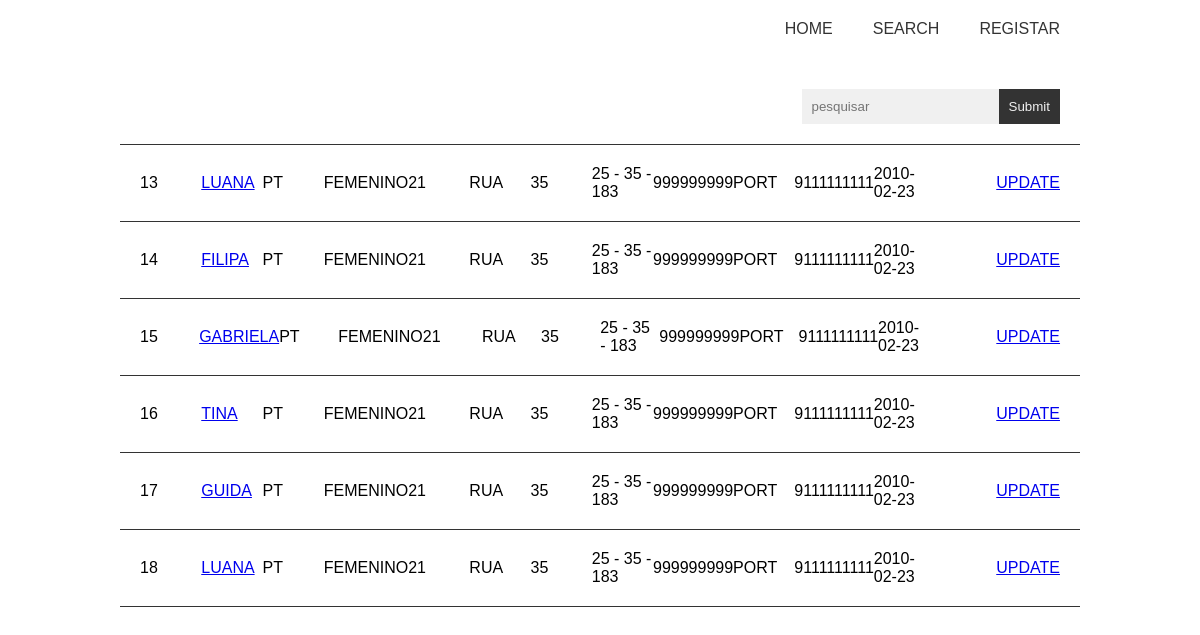
The app's page /search/modelo.php with its own data.
### tables this page shows
CREATE TABLE `modelo` (
  `idmodelo` int NOT NULL AUTO_INCREMENT,
  `nome` varchar(45) NOT NULL,
  `nacionalidade` varchar(45) NOT NULL,
  `genero` varchar(45) NOT NULL,
  `idade` int NOT NULL,
  `morada` varchar(45) NOT NULL,
  `quadril` float DEFAULT NULL,
  `busto` float DEFAULT NULL,
  `cintura` float DEFAULT NULL,
  `altura` float NOT NULL,
  `nif` varchar(45) NOT NULL,
  `codpais` varchar(45) NOT NULL,
  `telefone` varchar(45) NOT NULL,
  `datainicioagencia` date NOT NULL,
  `datafimagencia` varchar(45) DEFAULT NULL,
  PRIMARY KEY (`idmodelo`),
  UNIQUE KEY `idmodelo_UNIQUE` (`idmodelo`)
);

### database/MyConnect.php (called while the page is built, shortened)
<?php
class MyConnect
{
	private $conn;
	private $port;
	private static $instance = null;
	private function __construct($host = 'localhost', $user = 'root', $pass = 'Jfd2002%', $dbname = 'agencia',$port = '3306')
	{
		$this->host = $host;
		$this->user = $user;
		$this->pass = $pass;
		$this->dbname = $dbname;
			$this->conn = new PDO("mysql:host=".$this->host.";dbname=".$this->dbname, $this->user, $this->pass, $this->port);
			$this->conn->setAttribute(PDO::ATTR_ERRMODE, PDO::ERRMODE_EXCEPTION);
	}
	public static function getInstance($host = 'localhost', $user = 'root', $pass = 'Jfd2002%', $dbname = 'agencia' ,$port = '3306')
	{
		if (self::$instance == null) {
			self::$instance = new MyConnect($host, $user, $pass, $dbname,$port);
		}
		return self::$instance;
	}
	public function query(string $sql)
	{
		$stmt = $this->conn->prepare($sql);
		$stmt->execute();
		return $stmt;
	}
}

### database/WithDatabaseable.php (called while the page is built, shortened)
<?php
trait WithDatabaseable
{
    public static function search(array $colunas, array $operadores, array $valores): array
    {
        $table = strtolower(get_class());
        $connection = MyConnect::getInstance();
        $sql = "select * from " . $table;
        if (count($colunas) > 0) {
            $sql .=  " where ";
        }
        foreach ($colunas as $i => $coluna) {
            $sql .= $coluna . " " . $operadores[$i] . " '". $valores[$i] . "' ";
        }
        $results = $connection->query($sql);
        $properties = get_class_vars(get_class());
        $objects = [];
        while($row = $results->fetch()){
            $objects[] = new $class($row);
        }
        return $objects;
    }
}

### classes/Modelo.php (called while the page is built, shortened)
<?php
    class Modelo implements Databaseable
    {
        protected $idmodelo;
        protected $nome;
        protected $nacionalidade;
        protected $genero;
        protected $idade;
        protected $morada;
        protected $quadril;
        protected $busto;
        protected $cintura;
        protected $altura;
        protected $nif;
        protected $codpais;
        protected $telefone;
        protected $datainicioagencia;
        public function __construct(array $parameters)
        {
            $properties = array_keys(get_class_vars(get_class()));
        }
        public function getIdmodelo()
        {
                return $this->idmodelo;
        }
        public function getNome()
        {
                return $this->nome;
        }
        public function getNacionalidade()
        {
                return $this->nacionalidade;
        }
        public function getGenero()
        {
                return $this->genero;
        }
        public function getIdade()
        {
                return $this->idade;
        }
        public function getMorada()
        {
                return $this->morada;
        }
        public function getQuadril()
        {
                return $this->quadril;
        }
        public function getBusto()
        {
                return $this->busto;
        }
        public function getCintura()
        {
                return $this->cintura;
        }
        public function getAltura()
        {
                return $this->altura;
        }
        public function getNif()
        {
                return $this->nif;
        }
        public function getCodpais()
        {
                return $this->codpais;
        }
        public function getTelefone()
        {
                return $this->telefone;
        }
        public function getDatainicioagencia()
        {
                return $this->datainicioagencia;
        }
    }
?>

### search/modelo.php (the view, shortened to what this page needs)
<?php
require_once '../database/MyConnect.php';
require_once '../database/WithDatabaseable.php';
require_once '../classes/Agente.php';
require_once '../classes/Modelo.php';
?>
<!DOCTYPE html>
<html lang="en">
<head>
    <link rel="stylesheet" href="../css/master.css">
</head>
<body>
    <nav>
        <ul>
            <li><a href="../index.php">HOME</a></li>
            <li><a href="../search.php">SEARCH</a></li>
            <li><a href="../registar.php">REGISTAR</a></li>
        </ul>
    </nav>
    <div class="content">
        <div class="table">
            <div class="row">
                <div class="column">
                    <form action="modelo.php" method="get">
                        <input type="search" name="idagente" id="" placeholder="pesquisar">
                        <input type="submit">
                    </form>
                </div>
            </div>
            <?php
                $pesquisa ="";
                if($pesquisa == ""){
                    $condition = "%%";
                }else{
                    $condition= "%$pesquisa%' or nome LIKE '%$pesquisa%";
                }
                $modelos = Modelo :: search(['idmodelo'],["LIKE"],[$condition]);
                foreach($modelos as $modelo ){
                    ?>
                    <div class="row">
                        <div class="column">
                            <?php echo $modelo->getIdModelo(); ?>
                        </div>
                        <div class="column">
                            <a href="modelo_individual.php?id=<?php echo $modelo->getIdModelo(); ?>"><?php echo $modelo->getNome(); ?></a>
                        </div>
                        <div class="column">
                            <?php echo $modelo->getNacionalidade(); ?>
                        </div>
                        <div class="column">
                            <?php echo $modelo->getGenero(); ?>
                        </div>
                        <div class="column">
                            <?php echo $modelo->getIdade(); ?>
                        </div>
                        <div class="column">
                            <?php echo $modelo->getMorada(); ?>
                        </div>
                        <div class="column">
                            <?php echo $modelo->getQuadril(); ?>
                        </div>
                        <div class="column">
                            <?php echo $modelo->getBusto(); ?> -
                            <?php echo $modelo->getCintura(); ?> -
                            <?php echo $modelo->getAltura(); ?>
                        </div>
                        <div class="column">
                            <?php echo $modelo->getNif(); ?>
                        </div>
                        <div class="column">
                            <?php echo $modelo->getCodPais(); ?>
                        </div>
                        <div class="column">
                            <?php echo $modelo->getTelefone(); ?>
                        </div>
                        <div class="column">
                            <?php echo $modelo->getDataInicioAgencia(); ?>
                        </div>
                        <div class="column">
                            <a href="modelo_update.php?id=<?php echo $modelo->getIdModelo(); ?>">UPDATE</a>
                        </div>
                    </div>
                <?php
                }
            ?>
        </div>
    </div>
</body>
</html>

### css/master.css (style rules this page uses)
* { margin: 0px; max-width: 100%; box-sizing: border-box; font-family: "Arial"; }
nav { padding: 0 10%; }
nav ul { list-style-type: none; padding: 0; display: flex; justify-content: flex-end; align-items: center; }
nav ul li a { text-decoration: none; color: #333; padding: 20px; display: block; }
.content { padding: 0 10%; min-height: 70vh; display: flex; align-items: center; justify-content: center; }
.content .row { display: flex; align-items: center; justify-content: center; }
.content .table { width: 100%; }
.content .table .row { width: 100%; display: flex; border-bottom: 1px solid #333; padding: 20px; }
.content .table .row:first-child .column:last-child { flex-basis: 30%; }
.content .table .row .column { flex-basis: 20%; }
.content .table .row .column form { display: flex; }
.content .table .row .column form input { border: 0; padding: 10px; background-color: #F0F0F0; outline: none; }
.content .table .row .column form input[type=submit] { color: #F0F0F0; background-color: #333; }

### records on screen
modelo: idmodelo "13", nome "LUANA", nacionalidade "PT", genero "FEMENINO", idade "21", morada "RUA", quadril "35", busto "25", cintura "35", altura "183", nif "999999999", codpais "PORT", telefone "9111111111", datainicioagencia "2010-02-23"
modelo: idmodelo "14", nome "FILIPA", nacionalidade "PT", genero "FEMENINO", idade "21", morada "RUA", quadril "35", busto "25", cintura "35", altura "183", nif "999999999", codpais "PORT", telefone "9111111111", datainicioagencia "2010-02-23"
modelo: idmodelo "15", nome "GABRIELA", nacionalidade "PT", genero "FEMENINO", idade "21", morada "RUA", quadril "35", busto "25", cintura "35", altura "183", nif "999999999", codpais "PORT", telefone "9111111111", datainicioagencia "2010-02-23"
modelo: idmodelo "16", nome "TINA", nacionalidade "PT", genero "FEMENINO", idade "21", morada "RUA", quadril "35", busto "25", cintura "35", altura "183", nif "999999999", codpais "PORT", telefone "9111111111", datainicioagencia "2010-02-23"
modelo: idmodelo "17", nome "GUIDA", nacionalidade "PT", genero "FEMENINO", idade "21", morada "RUA", quadril "35", busto "25", cintura "35", altura "183", nif "999999999", codpais "PORT", telefone "9111111111", datainicioagencia "2010-02-23"
modelo: idmodelo "18", nome "LUANA", nacionalidade "PT", genero "FEMENINO", idade "21", morada "RUA", quadril "35", busto "25", cintura "35", altura "183", nif "999999999", codpais "PORT", telefone "9111111111", datainicioagencia "2010-02-23"
